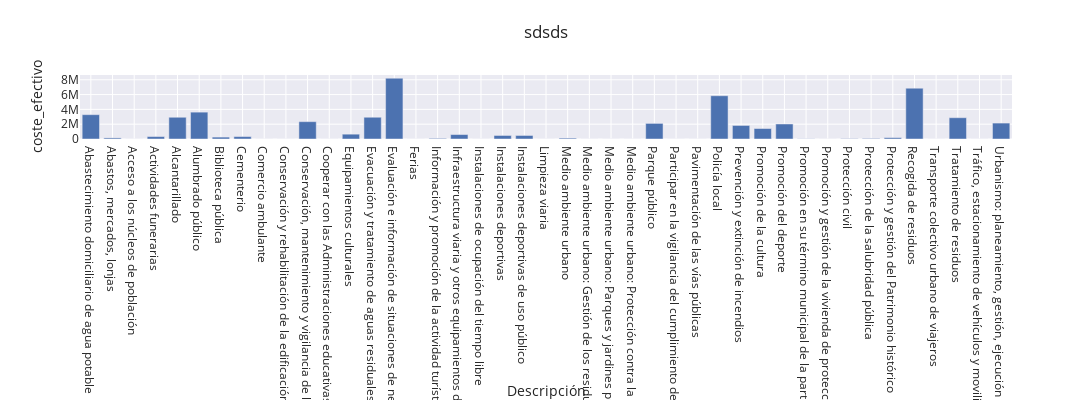

The notebook cell saved with this chart:
### Code cell
graph=df_final_pob_melt.loc[(df_final_pob_melt['Nombre Ente Principal']=='Lugo')]


fig=px.bar(graph,x='Descripción', y='coste_efectivo',template='seaborn',title='sdsds',barmode='stack', orientation='v')
fig.update_layout(height=400, width=1200)
fig.show()

### Figure 1 — Plotly figure (JSON) as saved in the notebook; plotly's stock layout.template omitted (floating-point values rounded to 4 significant figures)
{"data": [{"alignmentgroup": "True", "hovertemplate": "Descripción=%{x}<br>coste_efectivo=%{y}<extra></extra>", "legendgroup": "", "marker": {"color": "rgb(76,114,176)"}, "name": "", "offsetgroup": "", "orientation": "v", "showlegend": false, "textposition": "auto", "type": "bar", "x": ["Abastecimiento domiciliario de agua potable", "Abastos, mercados, lonjas ", "Acceso a los núcleos de población", "Actividades funerarias", "Alcantarillado", "Alumbrado público", "Biblioteca pública", "Cementerio", "Comercio ambulante", "Conservación y rehabilitación de la edificación", "Conservación, mantenimiento y vigilancia de los edificios de titularidad local destinados a centros públicos de educación infantil, de educación primaria o de educación especial", "Cooperar con las Administraciones educativas correspondientes en la obtención de los solares necesarios para la construcción de nuevos centros docentes", "Equipamientos culturales", "Evacuación y tratamiento de aguas residuales", "Evaluación e información de situaciones de necesidad social y la atención inmediata a personas en situación o riesgo de exclusión social", "Ferias ", "Información y promoción de la actividad turística de interés y ámbito local", "Infraestructura viaria y otros equipamientos de titularidad de la entidad local", "Instalaciones de ocupación del tiempo libre", "Instalaciones deportivas", "Instalaciones deportivas de uso público", "Limpieza viaria", "Medio ambiente urbano", "Medio ambiente urbano: Gestión de los residuos sólidos urbanos", "Medio ambiente urbano: Parques y jardines públicos", "Medio ambiente urbano: Protección contra la contaminación acústica, lumínica y atmosférica en las zonas urbanas", "Parque público", "Participar en la vigilancia del cumplimiento de la escolaridad obligatoria", "Pavimentación de las vías públicas", "Policía local", "Prevención y extinción de incendios", "Promoción de la cultura", "Promoción del deporte", "Promoción en su término municipal de la participación de los ciudadanos en el uso eficiente y sostenible de las tecnologías de la información y las comunicaciones", "Promoción y gestión de la vivienda de protección pública con criterios de sostenibilidad financiera", "Protección civil", "Protección de la salubridad pública", "Protección y gestión del Patrimonio histórico", "Recogida de residuos", "Transporte colectivo urbano de viajeros", "Tratamiento de residuos", "Tráfico, estacionamiento de vehículos y movilidad", "Urbanismo: planeamiento, gestión, ejecución y disciplina urbanística"], "xaxis": "x", "y": [3286000.0, 146900.0, 0, 328300.0, 2939000.0, 3629000.0, 257200.0, 328200.0, 0, 0, 2342000.0, 0, 652900.0, 2939000.0, 8213000.0, 0, 82800.0, 599700.0, 0, 476900.0, 476800.0, 0, 120200.0, 0, 0, 0, 2107000.0, 0, 0, 5845000.0, 1831000.0, 1414000.0, 2028000.0, 17830.0, 0, 38790.0, 68310.0, 181600.0, 6860000.0, 0, 2876000.0, 0, 2152000.0], "yaxis": "y"}], "layout": {"barmode": "stack", "height": 400, "legend": {"tracegroupgap": 0}, "title": {"text": "sdsds"}, "width": 1200, "xaxis": {"anchor": "y", "autorange": true, "domain": [0, 1], "range": [-0.5, 42.5], "title": {"text": "Descripción"}, "type": "category"}, "yaxis": {"anchor": "x", "autorange": true, "domain": [0, 1], "range": [0, 8646000.0], "title": {"text": "coste_efectivo"}, "type": "linear"}}}
